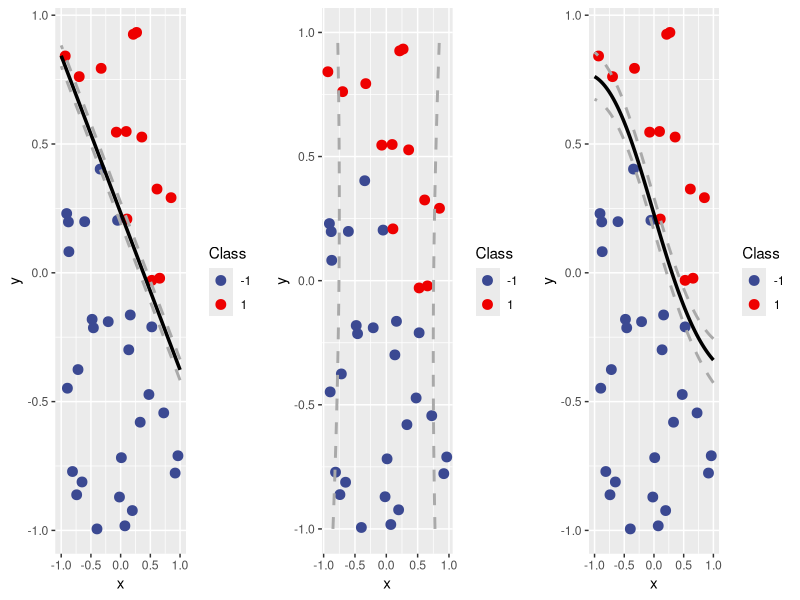
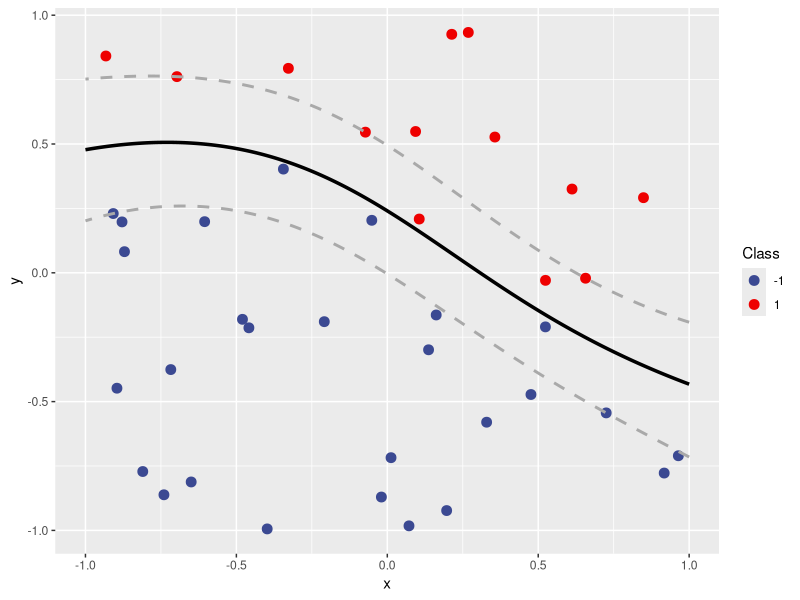

Write R code to recreate these figures, in order.
library(ggplot2)
library(ggthemes)
library(gridExtra)
library(ggsci)
library(e1071)


# Prepearing a new data set on plane that is not linear-separable
# Number of pints in the plane
#==============================================================================
set.seed(2018)
N = 40

# Generate a set of points
x = runif(N, -1, 1)
y = runif(N, -1, 1)

# choose a random line in the plane 
x1 = sample(runif(N, -1, 1), 1)
x2 = sample(runif(N, -1, 1), 1)

y1 = sample(runif(N, -1, 1), 1)
y2 = sample(runif(N, -1, 1), 1)

a = (y1 - y2)/(x1-x2)
b = y1 - a*x1

# label the point according to the class
label = (ifelse((y > a*x + b)&(y < a*x + b + 1), 1, -1))
D = cbind.data.frame(x,y,label)


svmfit.linear = svm(formula = as.factor(label) ~ ., data = D, kernel='linear', cost = 1e5, scale = FALSE) 
summary(svmfit.linear)

#==============================================================================
svmfit.polynomial = svm(formula = as.factor(label) ~ ., data = D, kernel='polynomial', 
                        degree = 2, cost = 1e5, scale = FALSE) 

summary(svmfit.polynomial)
#====================================================================================
svmfit.radial = svm(formula = as.factor(label) ~ ., data = D, kernel='radial', 
                    cost = 1e5, scale = FALSE) 
summary(svmfit.radial)

#====================================================================================
boundaries_plot <- function(model) {
  
  u = expand.grid(x = seq(-1, 1, .01), y = seq(-1, 1, .01))
  
  model.pred = predict(model, u, decision.values = TRUE)
  f = attributes(model.pred)$decision.values
  Z = cbind(u, f)
  
  # Data set colored according to the class
  g = ggplot(data = D, aes(x,y)) + 
    geom_point(aes(col = as.factor(label)), size = 3) +
    labs(color = "Class")+
    scale_color_aaas()
  
  g + stat_contour(data = Z, aes(z=Z[,3]), breaks = 0, color = 'black', size = 1.2)+
    stat_contour(data = Z, aes(z=Z[,3]+1), breaks = 0, color = 'darkgrey', lty=2, size = 1) +
    stat_contour(data = Z, aes(z=Z[,3]-1), breaks = 0, color = 'darkgrey', lty=2, size = 1)
} 


grid.arrange(boundaries_plot(svmfit.linear), 
             boundaries_plot(svmfit.polynomial),
             boundaries_plot(svmfit.radial),
             ncol = 3)

# =========================================================================================
# Cross validation to choose SVM parameters

set.seed(2018)
svm.cv = tune(svm, as.factor(label) ~ ., data = D, kernel='radial',
                ranges = list(cost = c(1, 10, 100, 1000),
                              gamma = c(0.1, 0.5, 1, 2, 10)) )
svm.cv$best.parameters


svmfit.cv = svm(formula = as.factor(label) ~ ., data = D, kernel='radial', 
                cost = 10, 
                gamma = 0.5, scale = FALSE) 


summary(svmfit.cv)

boundaries_plot(svmfit.cv)
